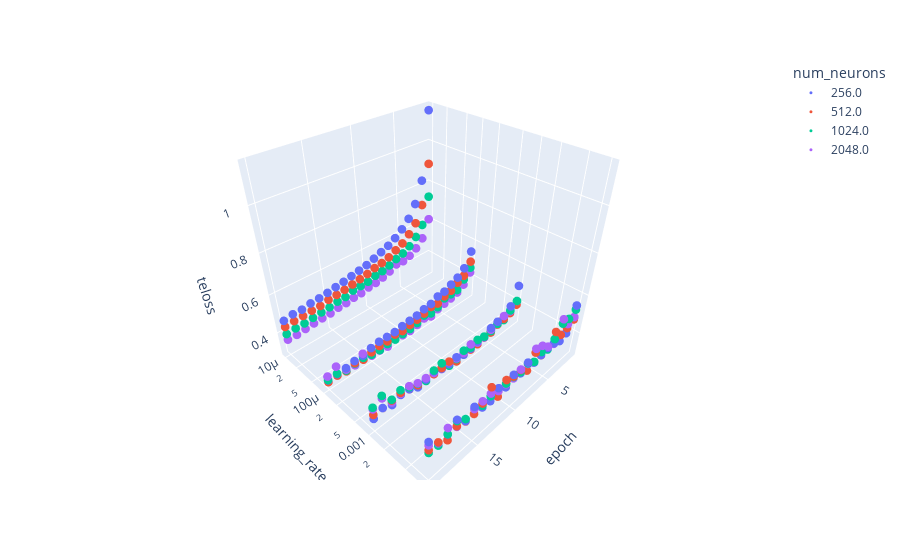

Notebook source saved alongside this figure:
### Code cell
notebook_path = os.path.abspath("neural_network_experiment.ipynb")
directory_path = os.path.dirname(notebook_path)
df = pd.read_csv(f'{directory_path}/results/all_data.csv')
df["num_neurons"] = df["num_neurons"].astype(str)
fig = px.scatter_3d(df, x='epoch', y='learning_rate', z='teloss',
              color='num_neurons', log_y=True)

fig.update_traces(marker=dict(size=3))
fig.write_html("all_data_plot.html")
fig.show()
